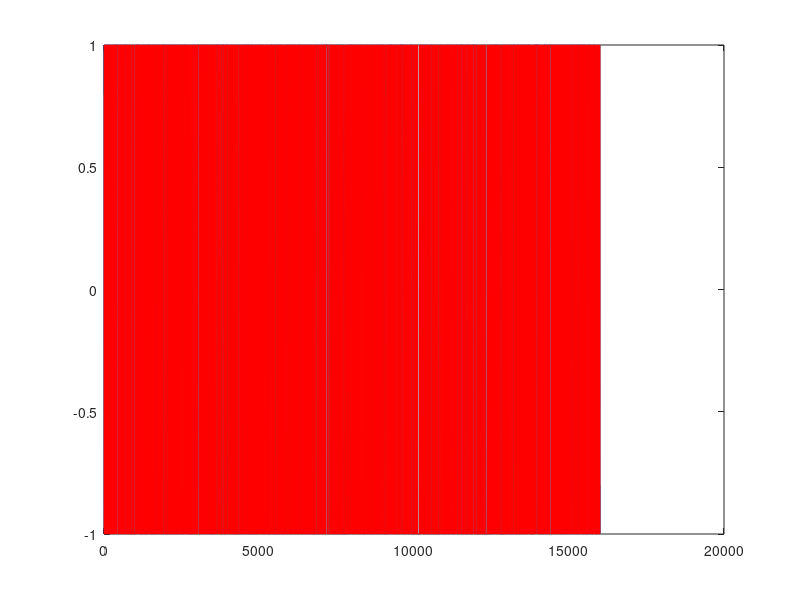
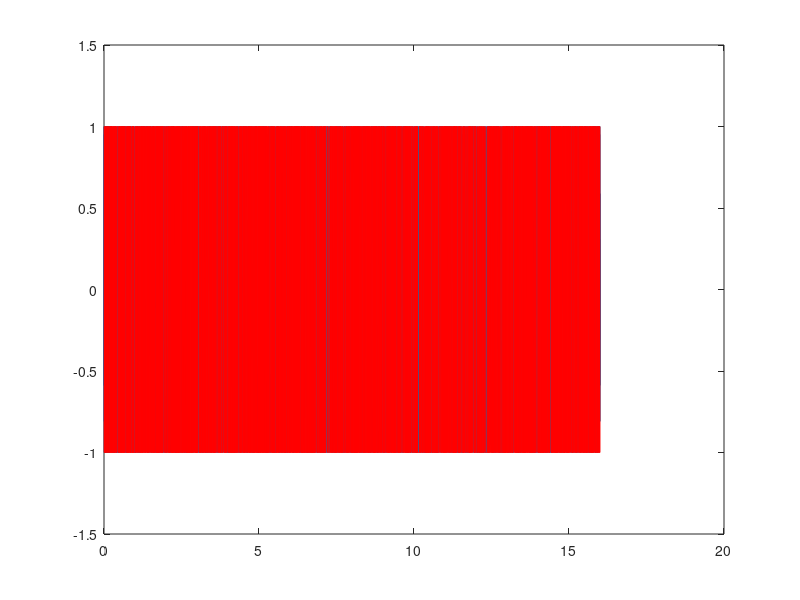
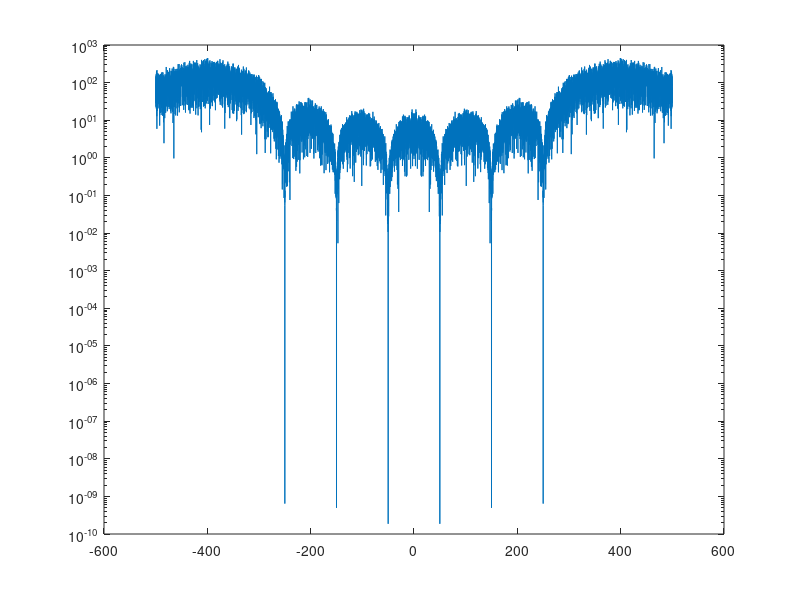
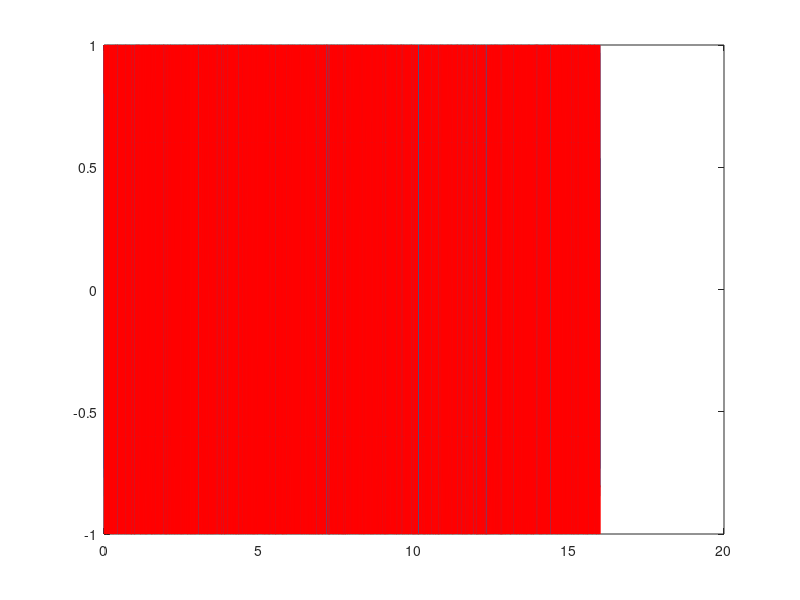

These figures' MATLAB source, in order:
beta = 1;
Fs = 1000;
Br = 200;
Tr = 1/Br;
K = 1;
F0 = 8*Br;
T = 16;

t = -K*Tr:1/Fs:K*Tr;
g = beta/Tr*sqrt(2*pi/log(2))*exp(-2*(pi*beta)^2*t.^2/log(2)/(Tr^2));
g = g/sum(g);
data = randi(2,1,T*Br)-1;
data = reshape(repmat(data,Fs/Br,1),[],1)*2 - 1;

data_f = conv(data,g);
data_f = data_f((length(g)-1)/2+1:end-(length(g)-1)/2);
plot(data_f)
hold on
plot(data,'r')
hold off
figure

t = [0:T*Fs-1]'/Fs;


wd= pi*Br*0.5;

smi=cumsum(data);
integral=smi*1/Fs;
integral=integral*wd;
I=cos(integral);
Q=sin(integral);
s=I.*cos(2*pi*F0*t)-Q.*sin(2*pi*F0*t);
figure
plot(t,s);
hold on
plot(t,data,'r')
hold off


figure
ff = [-length(s)/2:length(s)/2-1]/T;
semilogy(ff,abs(fftshift(fft(s))))

data  = data_f;
t = [0:T*Fs-1]'/Fs;


wd= pi*Br*0.5;

smi=cumsum(data);
integral=smi*1/Fs;
integral=integral*wd;
I=cos(integral);
Q=sin(integral);
s=I.*cos(2*pi*F0*t)-Q.*sin(2*pi*F0*t);
figure
plot(t,s);
hold on
plot(t,data,'r')
hold off


figure
ff = [-length(s)/2:length(s)/2-1]/T;
semilogy(ff,abs(fftshift(fft(s))))